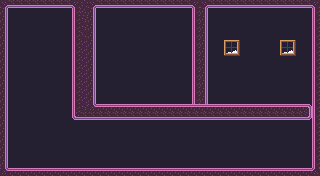

Below is a game level as drawn by its tile map, then a one-line description and the .tmx file that defines it, in full:
An orthogonal 40x22 tile map with 8x8 px tiles, 2 tile layers (Tile Layer 1, Copy of Tile Layer 1) and 9 objects.

<map version="1.10" tiledversion="1.10.2" orientation="orthogonal" renderorder="right-down" width="40" height="22" tilewidth="8" tileheight="8" infinite="0" backgroundcolor="#241f31" nextlayerid="4" nextobjectid="23">
 <tileset firstgid="1" source="../../purple.tsx" />
 <layer id="1" name="Tile Layer 1" width="40" height="22">
  <data encoding="csv">
0,0,0,0,0,0,0,0,0,0,0,0,0,0,0,0,0,0,0,0,0,0,0,0,0,0,0,0,0,0,0,0,0,0,0,0,0,0,0,0,
0,0,0,0,0,0,0,0,0,0,0,0,0,0,0,0,0,0,0,0,0,0,0,0,0,0,0,0,0,0,0,0,0,0,0,0,0,0,0,0,
0,0,0,0,0,0,0,0,0,0,0,0,0,0,0,0,0,0,0,0,0,0,0,0,0,0,0,0,0,0,0,0,0,0,0,0,0,0,0,0,
0,0,0,0,0,0,0,0,0,0,0,0,0,0,0,0,0,0,0,0,0,0,0,0,0,0,0,0,0,0,0,0,0,0,0,0,0,0,0,0,
0,0,0,0,0,0,0,0,0,0,0,0,0,0,0,0,0,0,0,0,0,0,0,0,0,0,0,0,0,0,0,0,0,0,0,0,0,0,0,0,
0,0,0,0,0,0,0,0,0,0,0,0,0,0,0,0,0,0,0,0,0,0,0,0,0,0,0,0,197,198,0,0,0,0,0,197,198,0,0,0,
0,0,0,0,0,0,0,0,0,0,0,0,0,0,0,0,0,0,0,0,0,0,0,0,0,0,0,0,213,214,0,0,0,0,0,213,214,0,0,0,
0,0,0,0,0,0,0,0,0,17,18,19,0,0,0,0,0,0,0,0,0,0,0,0,0,0,0,0,0,0,0,0,0,0,0,0,0,0,0,0,
0,0,0,0,0,0,0,0,0,17,18,19,0,0,0,0,0,0,0,0,0,0,0,0,0,0,0,0,0,0,0,0,0,0,0,0,0,0,0,0,
0,0,0,0,0,0,0,0,0,17,18,19,0,0,0,0,0,0,0,0,0,0,0,0,0,0,0,0,0,0,0,0,0,0,0,0,0,0,0,0,
0,0,0,0,0,0,0,0,0,17,18,19,0,0,0,0,0,0,0,0,0,0,0,0,17,19,0,0,0,0,0,0,0,0,0,0,0,0,0,0,
0,0,0,0,0,0,0,0,0,17,18,19,0,0,0,0,0,0,0,0,0,0,0,0,17,19,0,0,0,0,0,0,0,0,0,0,0,0,0,0,
0,0,0,0,0,0,0,0,0,0,0,0,0,0,0,0,0,0,0,0,0,0,0,0,17,19,0,0,0,0,0,0,0,0,0,0,0,0,0,0,
0,0,0,0,0,0,0,0,0,0,0,0,0,0,0,0,0,0,0,0,0,0,0,0,0,0,0,0,0,0,0,0,0,0,0,0,0,0,0,0,
0,0,0,0,0,0,0,0,0,0,0,0,0,0,0,0,0,0,0,0,0,0,0,0,0,0,0,0,0,0,0,0,0,0,0,0,0,0,0,0,
0,0,0,0,0,0,0,0,0,0,0,0,0,0,0,0,0,0,0,0,0,0,0,0,0,0,0,0,0,0,0,0,0,0,0,0,0,0,0,0,
0,0,0,0,0,0,0,0,0,0,0,0,0,0,0,0,0,0,0,0,0,0,0,0,0,0,0,0,0,0,0,0,0,0,0,0,0,0,0,0,
0,0,0,0,0,0,0,0,0,0,0,0,0,0,0,0,0,0,0,0,0,0,0,0,0,0,0,0,0,0,0,0,0,0,0,0,0,0,0,0,
0,0,0,0,0,0,0,0,0,0,0,0,0,0,0,0,0,0,0,0,0,0,0,0,0,0,0,0,0,0,0,0,0,0,0,0,0,0,0,0,
0,0,0,0,0,0,0,0,0,0,0,0,0,0,0,0,0,0,0,0,0,0,0,0,0,0,0,0,0,0,0,0,0,0,0,0,0,0,0,0,
0,0,0,0,0,0,0,0,0,0,0,0,0,0,0,0,0,0,0,0,0,0,0,0,0,0,0,0,0,0,0,0,0,0,0,0,0,0,0,0,
0,0,0,0,0,0,0,0,0,0,0,0,0,0,0,0,0,0,0,0,0,0,0,0,0,0,0,0,0,0,0,0,0,0,0,0,0,0,0,0
</data>
 </layer>
 <objectgroup id="3" name="Object Layer 1">
  <object id="11" gid="193" x="80" y="144" width="8" height="8">
   <properties>
    <property name="destination" value="assets/levels/main/W1/00.tmx" />
   </properties>
  </object>
  <object id="14" gid="193" x="136" y="144" width="8" height="8">
   <properties>
    <property name="destination" value="assets/levels/main/W2/10.tmx" />
   </properties>
  </object>
  <object id="15" gid="193" x="192" y="144" width="8" height="8">
   <properties>
    <property name="destination" value="assets/levels/main/W3/20.tmx" />
   </properties>
  </object>
  <object id="16" gid="193" x="248" y="144" width="8" height="8">
   <properties>
    <property name="destination" value="assets/levels/W4/30" />
   </properties>
  </object>
  <object id="18" gid="129" x="48" y="152" width="8" height="8" />
  <object id="19" gid="129" x="48" y="128" width="8" height="8" />
  <object id="20" gid="129" x="48" y="104" width="8" height="8" />
  <object id="21" gid="145" x="136" y="88" width="8" height="8" />
  <object id="22" gid="193" x="248" y="80" width="8" height="8">
   <properties>
    <property name="destination" value="assets/levels/W5/40" />
   </properties>
  </object>
 </objectgroup>
 <layer id="2" name="Copy of Tile Layer 1" width="40" height="22">
  <properties>
   <property name="player" type="bool" value="true" />
  </properties>
  <data encoding="csv">
37,34,34,34,34,34,34,34,34,38,21,37,34,34,34,34,34,34,34,34,34,34,34,34,38,37,34,34,34,34,34,34,34,34,34,34,34,34,34,38,
19,0,0,0,0,0,0,0,0,17,6,19,0,0,0,0,0,0,0,0,0,0,0,0,17,19,0,0,0,0,0,0,0,0,0,0,0,0,0,17,
19,0,0,0,0,0,0,0,0,17,5,19,0,0,0,0,0,0,0,0,0,0,0,0,17,19,0,0,0,0,0,0,0,0,0,0,0,0,0,17,
19,0,0,0,0,0,0,0,0,17,5,19,0,0,0,0,0,0,0,0,0,0,0,0,17,19,0,0,0,0,0,0,0,0,0,0,0,0,0,17,
19,0,0,0,0,0,0,0,0,17,22,19,0,0,0,0,0,0,0,0,0,0,0,0,17,19,0,0,0,0,0,0,0,0,0,0,0,0,0,17,
19,0,0,0,0,0,0,0,0,17,18,19,0,0,0,0,0,0,0,0,0,0,0,0,17,19,0,0,0,0,0,0,0,0,0,0,0,0,0,17,
19,0,0,0,0,0,0,0,0,17,18,19,0,0,0,0,0,0,0,0,0,0,0,0,17,19,0,0,0,0,0,0,0,0,0,0,0,0,0,17,
19,0,0,0,0,0,0,0,0,0,0,0,0,0,0,0,0,0,0,0,0,0,0,0,17,19,0,0,0,0,0,0,0,0,0,0,0,0,0,17,
19,0,0,0,0,0,0,0,0,0,0,0,0,0,0,0,0,0,0,0,0,0,0,0,17,19,0,0,0,0,0,0,0,0,0,0,0,0,0,17,
19,0,0,0,0,0,0,0,0,0,0,0,0,0,0,0,0,0,0,0,0,0,0,0,17,19,0,0,0,0,0,0,0,0,0,0,0,0,0,17,
19,0,0,0,0,0,0,0,0,0,0,0,0,0,0,0,0,0,0,0,0,0,0,0,0,0,0,0,0,0,0,0,0,0,0,0,0,0,0,17,
19,0,0,0,0,0,0,0,0,0,0,0,0,0,0,0,0,0,0,0,0,0,0,0,0,0,0,0,0,0,0,0,0,0,0,0,0,0,0,17,
19,0,0,0,0,0,0,0,0,17,18,19,0,0,0,0,0,0,0,0,0,0,0,0,0,0,0,0,0,0,0,0,0,0,0,0,0,0,0,17,
19,0,0,0,0,0,0,0,0,17,5,53,2,2,2,2,2,2,2,2,2,2,2,2,2,2,2,2,2,2,2,2,2,2,2,2,2,2,3,17,
19,0,0,0,0,0,0,0,0,33,34,34,34,34,34,34,34,34,34,34,34,34,34,34,34,34,34,34,34,34,34,34,34,34,34,34,34,34,35,17,
19,0,0,0,0,0,0,0,0,0,0,0,0,0,0,0,0,0,0,0,0,0,0,0,0,0,0,0,0,0,0,0,0,0,0,0,0,0,0,17,
19,0,0,0,0,0,0,0,0,0,0,0,0,0,0,0,0,0,0,0,0,0,0,0,0,0,0,0,0,0,0,0,0,0,0,0,0,0,0,17,
19,0,0,0,0,0,0,0,0,0,0,0,0,0,0,0,0,0,0,0,0,0,0,0,0,0,0,0,0,0,0,0,0,0,0,0,0,0,0,17,
19,0,0,0,0,0,0,0,0,0,0,0,0,0,0,0,0,0,0,0,0,0,0,0,0,0,0,0,0,0,0,0,0,0,0,0,0,0,0,17,
19,0,0,0,0,0,0,0,0,0,0,0,0,0,0,0,0,0,0,0,0,0,0,0,0,0,0,0,0,0,0,0,0,0,0,0,0,0,0,17,
19,0,0,0,0,0,0,0,0,0,0,0,0,0,0,0,0,0,0,0,0,0,0,0,0,0,0,0,0,0,0,0,0,0,0,0,0,0,0,17,
53,2,2,2,2,2,2,2,2,2,2,2,2,2,2,2,2,2,2,2,2,2,2,2,2,2,2,2,2,2,2,2,2,2,2,2,2,2,2,54
</data>
 </layer>
</map>
